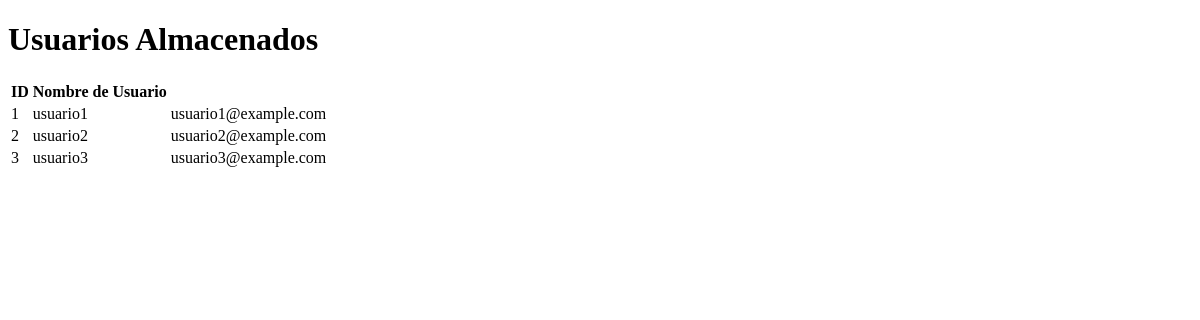
The app's page /php/xss/almacenado2.php, older data.
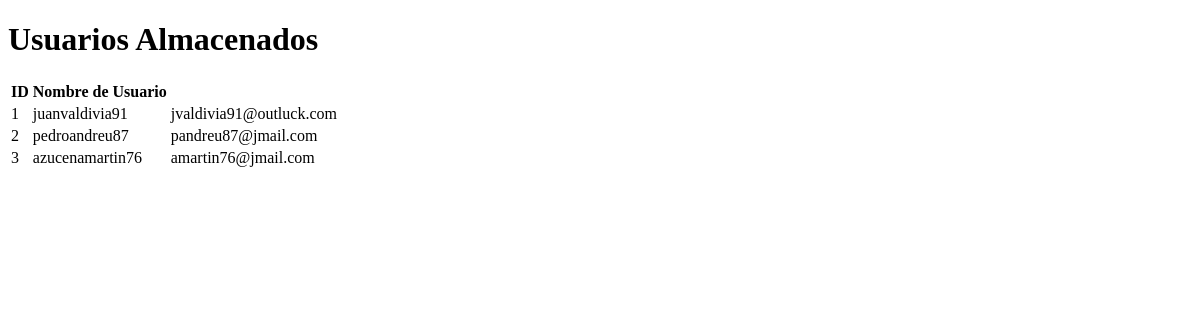
The same page, newer data.
### tables this page shows
CREATE TABLE IF NOT EXISTS users (
    id INT AUTO_INCREMENT PRIMARY KEY,
    name VARCHAR(50),
    username VARCHAR(50),
    email VARCHAR(100),
    pass VARCHAR(50),
    apikey VARCHAR(50),
    address VARCHAR(50),
    description VARCHAR(250),
    image VARCHAR(50)
);

### php/xss/almacenado2.php (the view, shortened to what this page needs)
<!DOCTYPE html>
<html lang="es">
<head>
</head>
<body>
    <h1>Usuarios Almacenados</h1>
    <table>
        <tr>
            <th>ID</th>
            <th>Nombre de Usuario</th>
        </tr>
        <?php
        $servername = "db";
        $username = "user";
        $password = "us3r";
        $database = "test_db";
        $conn = new mysqli($servername, $username, $password, $database, 3306);
        $sql = "SELECT id, username, email FROM users";
        $result = $conn->query($sql);
        if ($result->num_rows > 0) {
            while($row = $result->fetch_assoc()) {
                echo "<tr><td>" . $row["id"] . "</td><td>" . $row["username"] . "</td><td>". $row["email"] . "</td></tr>";
            }
        } else {
            echo "No hay usuarios almacenados.";
        }
        ?>
    </table>
</body>
</html>

Row changes from the older to the newer data that the page shows:
changed users id 1: username "usuario1" → "juanvaldivia91"; email "usuario1@example.com" → "jvaldivia91@outluck.com"
changed users id 2: username "usuario2" → "pedroandreu87"; email "usuario2@example.com" → "pandreu87@jmail.com"
changed users id 3: username "usuario3" → "azucenamartin76"; email "usuario3@example.com" → "amartin76@jmail.com"
